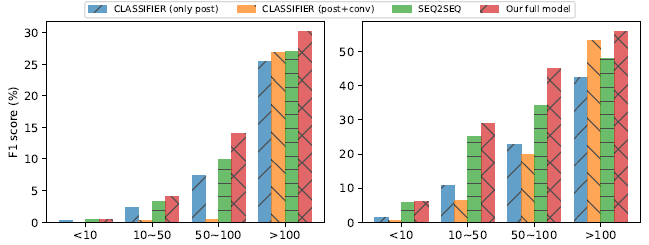

The script that saved this image:
import numpy as np
import matplotlib.pyplot as plt

# set the figure layout
fig, (ax1, ax2) = plt.subplots(1, 2, figsize=(8, 3))

# xticks & bar patterns
freq = ['<10', '10~50', '50~100', '>100']
patterns = ["/", "\\", "-", "x", "o", "+", "|", "o", "O", ".", "*"]

# x range & set width for each bar
x = np.arange(len(freq))
width = 0.2

# plot twitter subfigure
tw_data = [[0.2, 2.28, 7.36, 25.44],
           [0, 0.27, 0.46, 26.78],
           [0.4, 3.22, 9.9, 26.98],
           [0.4, 4.03, 14.04, 30.18]]

ax1.bar(x, tw_data[0], width, alpha=0.7, label="CLASSIFIER (only post)", hatch=patterns[0])
ax1.bar(x + width, tw_data[1], width, alpha=0.7, label='CLASSIFIER (post+conv)', hatch=patterns[1])
ax1.bar(x + 2 * width, tw_data[2], width, alpha=0.7, label='SEQ2SEQ', hatch=patterns[2])
ax1.bar(x + 3 * width, tw_data[3], width, alpha=0.7, label='Our full model', hatch=patterns[3])

ax1.set_xticks(x + 1.5 * width)
ax1.set_xticklabels(freq)
ax1.set_ylabel('F1 score (%)')

# plot weibo subfigure
wb_data = [[1.31, 10.64, 22.85, 42.48],
           [0.41, 6.35, 19.95, 53.2],
           [5.9, 25.05, 34.27, 48.2],
           [5.99, 29.05, 45.05, 56.01]]

ax2.bar(x, wb_data[0], width, alpha=0.7, label="CLASSIFIER (only post)", hatch=patterns[0])
ax2.bar(x + width, wb_data[1], width, alpha=0.7, label='CLASSIFIER (post+conv)', hatch=patterns[1])
ax2.bar(x + 2 * width, wb_data[2], width, alpha=0.7, label='SEQ2SEQ', hatch=patterns[2])
ax2.bar(x + 3 * width, wb_data[3], width, alpha=0.7, label='Our full model', hatch=patterns[3])

ax2.set_xticks(x + 1.5 * width)
ax2.set_xticklabels(freq)

# set legends in the top
handles, labels = ax1.get_legend_handles_labels()
fig.legend(handles, labels, loc='upper center', bbox_to_anchor=(0.5, 1.02),
           ncol=4, prop={'size': 8})

# show and save the figure
plt.tight_layout()
plt.show()
fig.savefig("frequency_hist.pdf", bbox_inches='tight')
